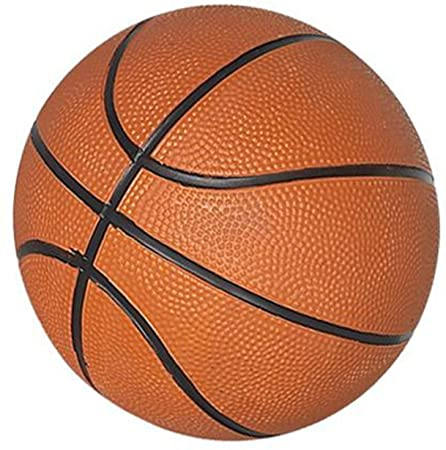
#> input picture source/imgBall.jpg, 446 x 450 px
$ python cut_img.py
#> lines starting #> are read from the running program, lines starting #| are printed output that depends on the picture; after the words box and inside, x2 and y2 are one past the last pixel; in counts of white or black regions, pixels touching at a corner belong together
import numpy as np
from PIL import Image, ImageDraw

# Open the input image as numpy array, convert to RGB
img=Image.open("source/imgBall.jpg").convert("RGB")
#> img is the input picture: PIL image 446x450 RGB; mean R, G, B 196.8, 140.2, 113.2
npImage=np.array(img)
h,w=img.size
#> h = 446; w = 450

# Create same size alpha layer with circle
alpha = Image.new('L', img.size,0)
#> alpha: PIL image 446x450 L; every value is 0
draw = ImageDraw.Draw(alpha)
draw.pieslice([0,0,h,w],0,360,fill=255)

# Convert alpha Image to numpy array
npAlpha=np.array(alpha)
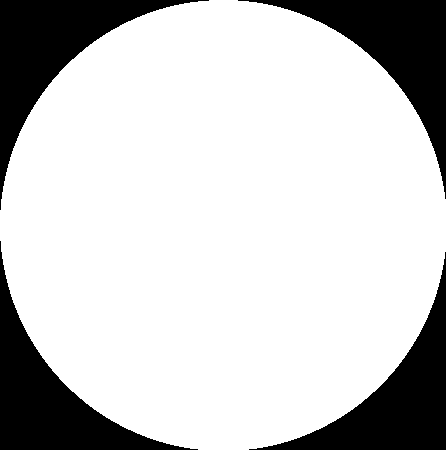
#> npAlpha: shape (450, 446); 78.8% white; 4 black regions, box (x1, y1, x2, y2) and area: (0, 0, 209, 210) 10825, (0, 241, 198, 450) 10616, (238, 0, 446, 199) 10615, (249, 252, 446, 450) 10407

# Add alpha layer to RGB
npImage=np.dstack((npImage,npAlpha))

# Save with alpha
Image.fromarray(npImage).save('bestBall/result.png')
# Image.fromarray(npImage).show()

$ run again, with source/imagBall1.jpg copied over source/imgBall.jpg
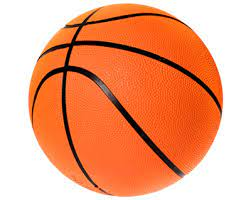
#> input picture source/imagBall1.jpg, 251 x 200 px
#> img is the input picture: PIL image 251x200 RGB; mean R, G, B 238, 162.8, 127.9
#> alpha: PIL image 251x200 L; every value is 0
#> `npAlpha=np.array(alpha)`:
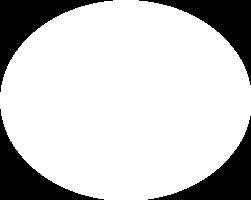
#> npAlpha: shape (200, 251); 79.1% white; 4 black regions, box (x1, y1, x2, y2) and area: (0, 0, 113, 92) 2722, (139, 0, 251, 85) 2630, (0, 109, 104, 200) 2609, (148, 116, 251, 200) 2518

$ run again, with source/img4.jpg copied over source/imgBall.jpg
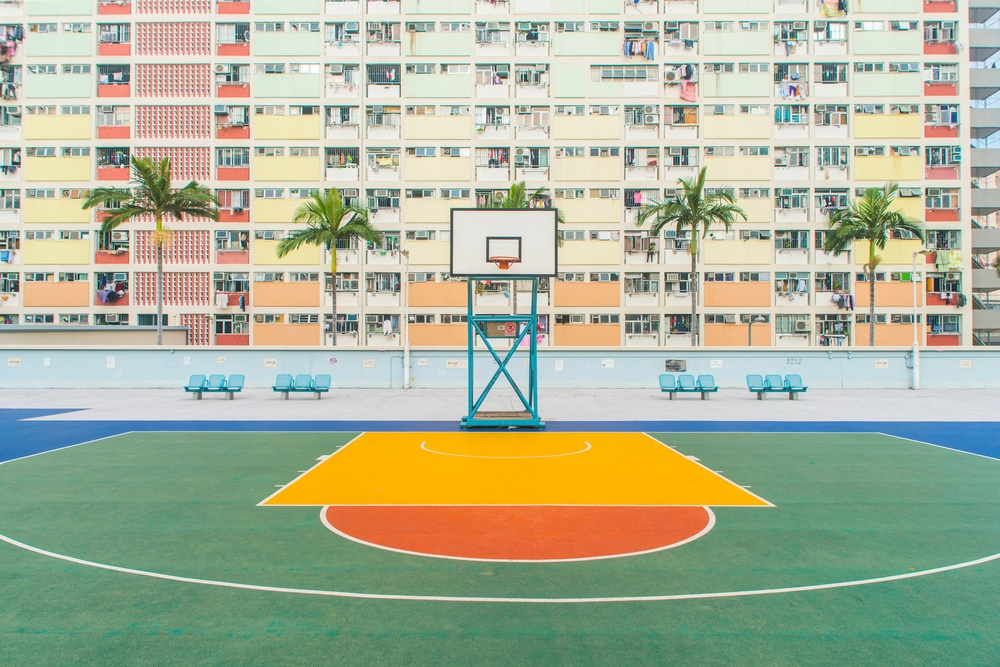
#> input picture source/img4.jpg, 1000 x 667 px, shrunk from 6000 x 4000 before the run
#> img is the input picture: PIL image 1000x667 RGB; mean R, G, B 170.7, 178.1, 152.8
#> alpha: PIL image 1000x667 L; every value is 0
#> `npAlpha=np.array(alpha)`:
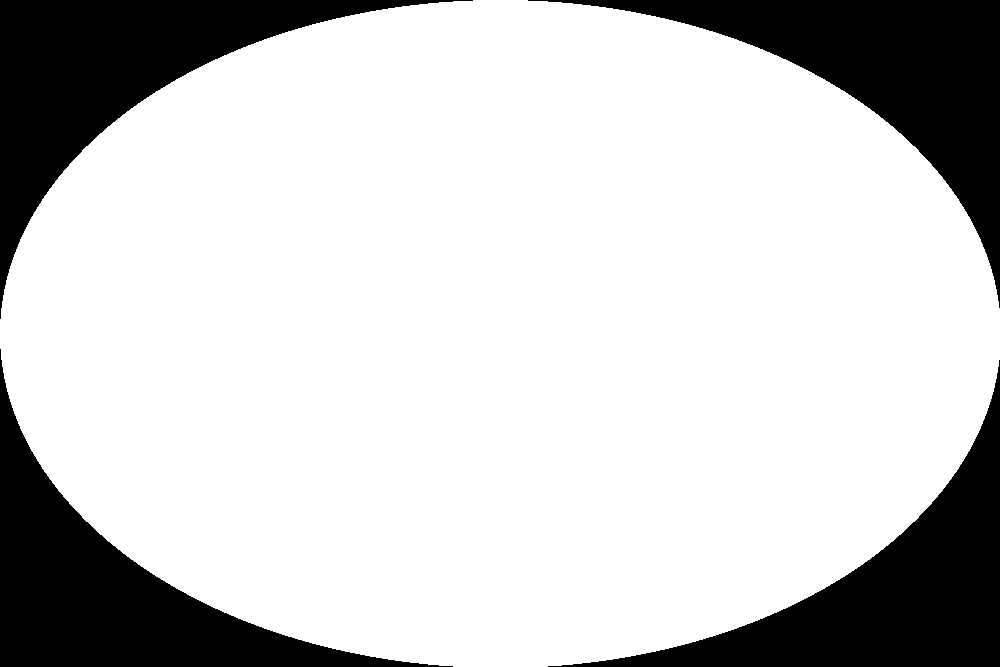
#> npAlpha: shape (667, 1000); 78.7% white; 4 black regions, box (x1, y1, x2, y2) and area: (0, 0, 473, 319) 35898, (528, 0, 1000, 308) 35579, (0, 349, 453, 667) 35425, (548, 360, 1000, 667) 35107
#> `npImage=np.dstack((npImage,npAlpha))`:
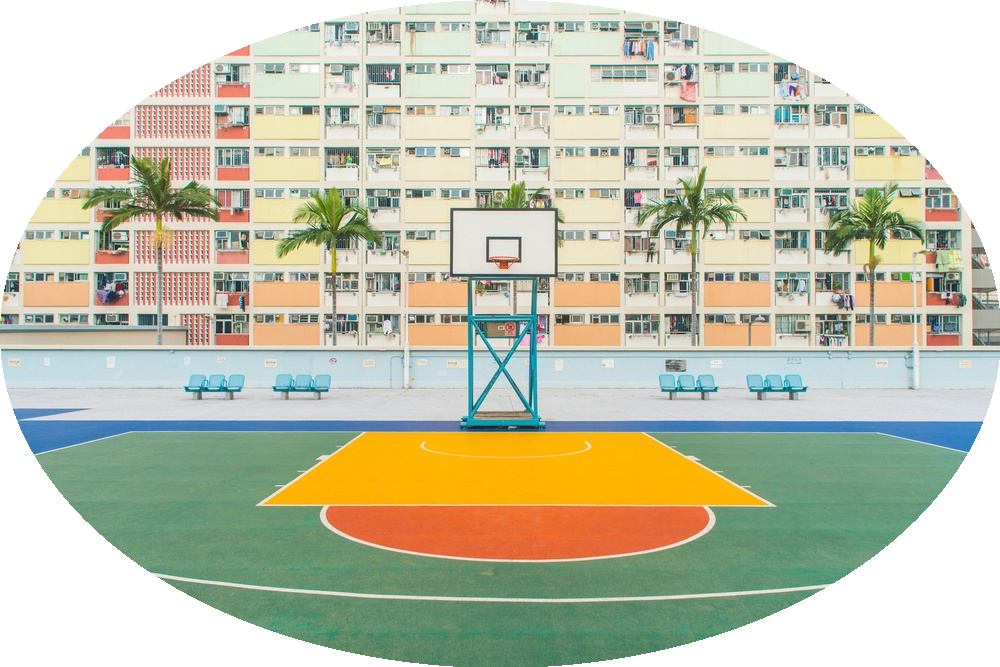
#> npImage: shape (667, 1000, 4); mean R, G, B, A 170.7, 178.1, 152.8, 200.7; transparent parts drawn white
